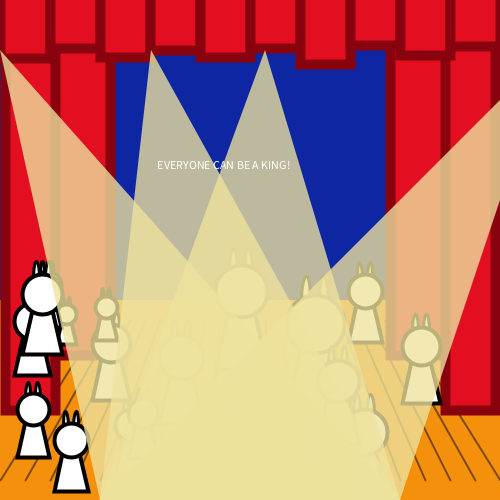
Frame 1 (no input)
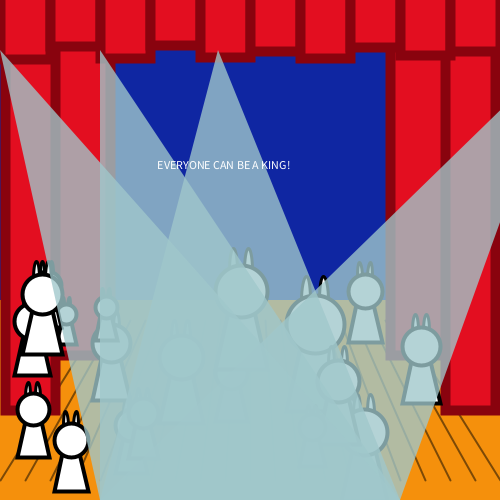
Frame 60 (the mouse pressed at the canvas centre just before this capture)
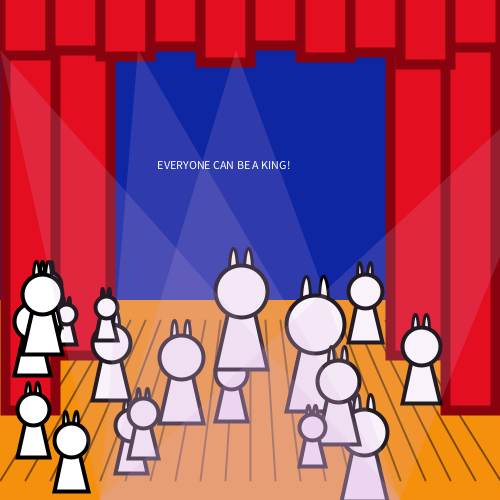
Frame 120 (the mouse held since frame 60 and released just before this capture)

The Processing sketch that drew these frames (run headless with seeded random() and noise(); from frame 60 on, the mouse is pressed at the canvas centre):

// Processing sketch: processing_73071
// ── processing_73071.pde

/*****************************************
 * Assignment #4
 * Name:         Yunqi Chen
 * E-mail:       ychen07@brynmawr.edu
 * Course:       CS 110 - Section 001
 * Submitted:    02 OCT 2012
 * 
 * This program tells the moral that 'Everyone Can be a King'. It composes of
 a stage, 20 rabbits that used to be normal but will turn into a king when 
 the mouse passes over, and four spotlights that is constantly changing and 
 will change brightness along with the vertical position of mouse. 
 The programs employs techniques such as arrays, if conditionals, for loops, 
 functions, texts.
 ***********************************************/
int[]x = new int [20];
int[]y = new int [20];
int[]r = new int [20];

void setup() {
  size(500, 500);
  smooth();
  frameRate(10);  
  //initialize the parameters of rabbits; if initialize in void draw() then the rabbits won't be static
  for ( int i = 19; i >= 0; i --) {
    x[i] = (int) random(25, 475);
    y[i] = (int) random (280, 450);
    r[i] = (int) random (10, 30);
  }
}

void draw() {
  drawStage();  
  for ( int i = 19; i >= 0; i --) {
    drawRabbit(x[i], y[i], r[i]);
  }
  drawLight();
  mouseMoved();
  //write caption  
  String s = "   EVERYONE CAN BE A KING!";
  fill(255);
  text(s, 250, 200, 200, 80);
}

void mouseMoved() {
  for (int i = 19; i>= 0; i --) {
    if (mouseX >= x[i] - r[i] && mouseX <= x[i] + r[i] && mouseY >= y[i]-r[i] && mouseY <= y[i]+r[i]) {
      coronation(x[i], y[i], r[i]);
      return;
    }
  }
}


/** Draw the stage, including floors and curtains
 *return type: void
 */
void drawStage() {
  //draw the blue background
  rectMode(CENTER);
  fill(15, 38, 162);
  noStroke();
  rect(250, 250, width, height);
  //draw the wood floor
  fill(245, 144, 12);
  noStroke();
  rect(250, 400, width, 200);
  for (int p = 0; p <= 500; p += 25) {
    int q = 100 + p*15/25; 
    stroke(124, 73, 6);
    strokeCap(ROUND);
    strokeWeight(2);
    line(p, 480, q, 320);
  }
  //draw the side curtains
  strokeWeight(10);
  stroke(137, 3, 14);
  fill(227, 14, 32);
  rect(60, 180, 100, 350);
  rect(440, 180, 100, 350);
  rect(30, 200, 50, 420);
  rect(470, 200, 50, 420);
  //draw the upper curtains
  for (int i = 25; i <= 475; i += 50) {
    strokeWeight(10);
    stroke(137, 3, 14);
    fill(227, 14, 32);
    if ((i % 100) == 25) {
      rect (i, 20, 50, random(70, 90));
    }
    else {
      rect (i, 20, 50, random(50, 65));
    }
  }
}


/** Draw the origial plebian rabbits
 * input: randomized position and size of each rabbit
 * return type: void
 */
//draw Plain Rabbits
void drawRabbit(int x, int y, int r) {
  stroke(0);
  strokeWeight(4);
  fill(255);
  //draw body
  beginShape();
  vertex(x - 0.5*r, y + 0.8*r);
  vertex(x + 0.5*r, y + 0.8*r);
  vertex(x + r, y + 3*r);
  vertex(x - r, y + 3*r);
  endShape(CLOSE);
  //draw ears
  strokeWeight(3);
  ellipseMode(CENTER);
  ellipse(x - 0.3*r, y - 0.8*r, 0.3*r, 1.7*r);
  ellipse(x + 0.3*r, y - 0.8*r, 0.3*r, 1.7*r);
  //draw head
  strokeWeight(4);
  ellipse(x, y, 2*r, 2*r);
}


/** Turn the rabbit into a king
 *input: the position and size of the particular rabit
 *returns no value
 */
void coronation(int x, int y, int r) {
  drawRabbit(x, y, r);
  //draw cloak
  stroke(0);
  strokeWeight(3);
  fill(255, 0, 0);
  triangle(x - 0.5*r, y + 0.8*r, x - 0.1*r, y + 0.8* r, x - r, y + 3*r);
  triangle(x - 0.1*r, y + 0.8*r, x + 0.5*r, y + 0.8* r, x + r, y + 3*r);
  //draw crown
  fill(255, 255, 0);
  for (float k = x - 0.75*r; k <= x + 0.75*r; k += 0.5*r) {
    triangle(k, y-r, k-0.25*r, y, k + 0.25*r, y);
  }
  //draw eyes
  strokeCap(SQUARE);
  strokeWeight(4);
  stroke(0);
  line(x - 0.75*r, y + 0.5*r, x - 0.25*r, y + 0.5*r);
  line(x + 0.2* r, y + 0.5*r, x + 0.72*r, y + 0.5*r);
}


/** Draw the spotlight
 */
void drawLight() {
  int b;
  noStroke(); 
  if (mouseY<200) {  
    b = (200 - mouseY);
  }
  else {
    b = 40;
  }
  int e = (int)random(150, 255);
  int f =(int)random(150, 255);
  int g = (int) random(150, 255);
  constrain(b, 0, 80);
  for (int m = 3; m >=0; m --) {
    fill(e, f, g, b);
    int h = (int) random(m*100, m*200);
    triangle(h, 50, 100, 500, 400, 500);
  }
}
